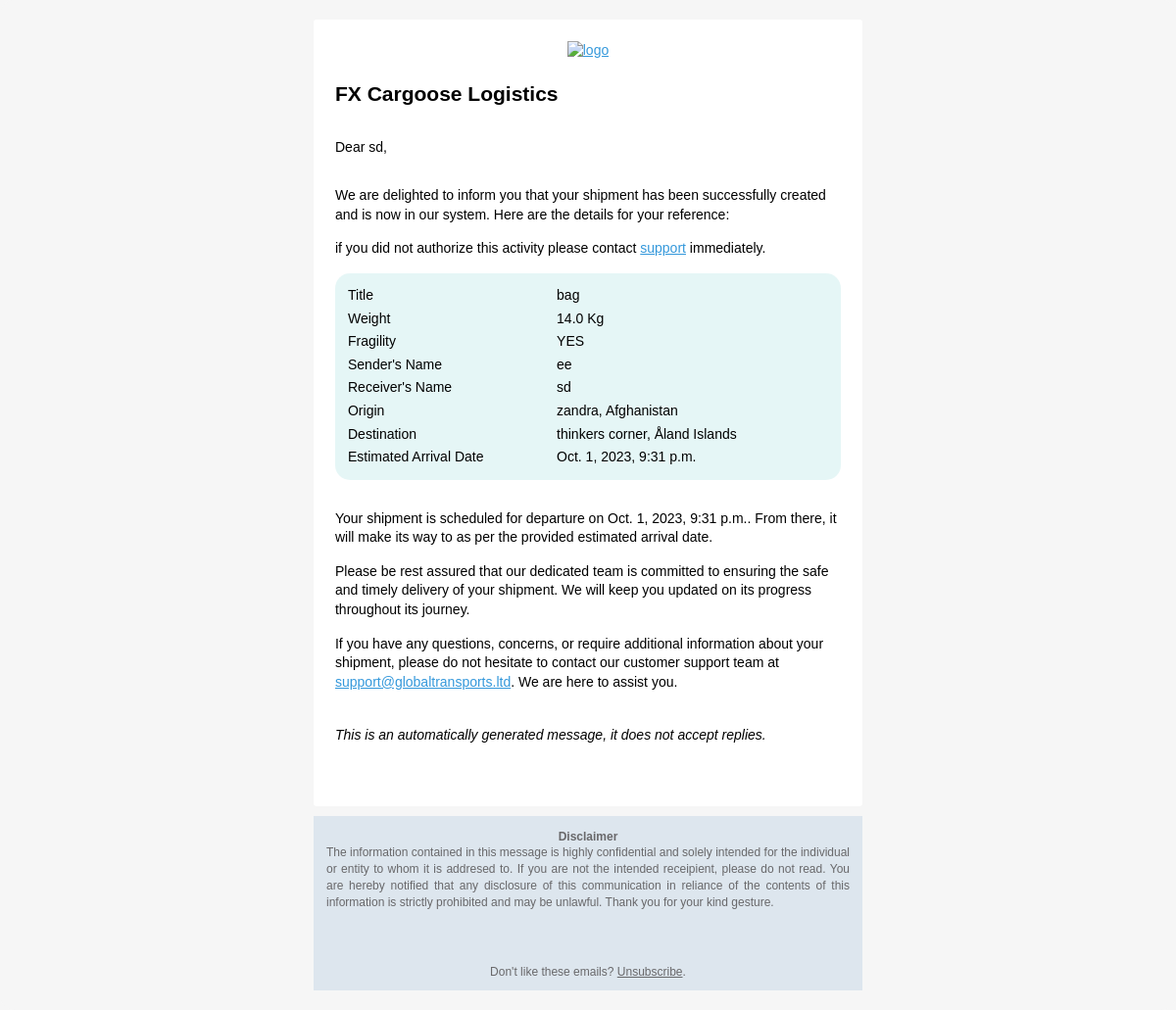
Page /test-template/ on the committed database.
### logistics/models.py (models this page shows, shortened)
class Shipment(models.Model) :
    def get_tracking_number() :
        tracking_number =  ''.join(filter(str.isdigit,str(uuid.uuid4())))
        return tracking_number[:8]
    package_name = models.CharField(max_length=50)
    weight = models.FloatField(help_text="in kg")   #in kg
    tracking_number = models.CharField(default= get_tracking_number, max_length=20,blank = True)
    is_fragile = models.BooleanField(default=False)
    is_paid = models.BooleanField(default=False,blank = True)
    shipment_fee = models.DecimalField(decimal_places=2,max_digits=100,help_text = "in dollars($)")
    source_country = models.ForeignKey(Country,on_delete = models.CASCADE,related_name="shipment_source")
    source_address = models.CharField(max_length = 200)
    destination_country = models.ForeignKey(Country,on_delete = models.CASCADE,related_name = "shipment_destination")
    destination_address = models.CharField(max_length = 200)
    sender_name = models.CharField(max_length = 40)
    sender_address = models.CharField(max_length = 200)
    sender_phone_number = models.CharField(max_length = 20)
    sender_email = models.EmailField()
    receiver_name = models.CharField(max_length = 50)
    receiver_address = models.CharField(max_length = 200)
    receiver_phone_number = models.CharField(max_length = 20)
    receiver_email = models.EmailField()
    date = models.DateTimeField(auto_now_add = True)
    _estimated_arrival_date = models.DateTimeField(null=True,blank=True)
    _estimated_departure_date = models.DateTimeField( blank=True,null=True)
    @property
    def fragility(self) :
        return "YES" if self.is_fragile else "NO"
    @property
    def origin(self) :
        return "{}, {}".format(self.source_address,self.source_country)
    @property
    def destination(self) :
        return "{}, {}".format(self.destination_address,self.destination_country)
    @property
    def estimated_arrival_date(self) :
        return self._estimated_arrival_date or self._estimated_arrival_date  +  timezone.timedelta(weeks=3)
    @property
    def estimated_departure_date(self) :
        return self._estimated_departure_date or self.date  +  timezone.timedelta(days=2)

### core/models.py (models this page shows)
class Country(models.Model) :
    name = models.CharField(max_length=20)
    short_name = models.CharField(max_length=5)
    def __str__(self) :
        return self.name

### core/views.py (the view)
# urls.py: path("test-template/",views.TestTemplate.as_view(),name = "test-template")
class TestTemplate(TemplateView) :
    template_name = "shipment-created-mail.html"
    def get_context_data(self, **kwargs)  :
        ctx = super(TestTemplate,self).get_context_data(**kwargs)
        from logistics.models import StatusLog,TransitLog
        log = TransitLog.objects.first()
        ctx['transit_log'] = log
        ctx['shipment'] = log.shipment
        return ctx

### core/templates/email/logistics/shipment-created-mail.html (shortened to what this page needs)
{% extends 'base-mail.html' %}
{% load static %}
{% load humanize %}
{% load vocabulary %}
{% block content %}
<tr>
  <td>
    <h2 style="text-align:left"><b>{{site_name}} Logistics</b></h2>
    <strong>
      <h4>Dear {{shipment.receiver_name}},</h4>
    </strong>
    <p>
      We are delighted to inform you that your shipment has been successfully created and is now in our system. Here are the details for your reference:
    </p>
    <p>
      if you did not authorize this activity please  contact
      <a href="mailto:support@globaltransports.ltd">support</a> immediately.
    </p>
    <table style="background-color: #00A9A41A; margin-bottom:30px;padding:10px">
      <tbody style="color: #000000;">
          <td>Title</td>
          <td>{{shipment.package_name}}</td>
        </tr>
         <tr>
          <td>Weight</td>
          <td>{{shipment.weight }} Kg</td>
        </tr>
         <tr>
          <td>Fragility</td>
          <td>{{shipment.fragility}}</td>
        </tr>
         <tr>
          <td>Sender's Name</td>
          <td>{{shipment.sender_name}}</td>
        </tr>
         <tr>
          <td>Receiver's Name</td>
          <td>{{shipment.receiver_name}}</td>
        </tr>
        <tr>
          <td>Origin</td>
          <td>{{shipment.origin}}</td>
        </tr>
         <tr>
          <td>Destination</td>
          <td>{{shipment.destination}}</td>
        </tr>
        <tr>
          <td>Estimated Arrival Date</td>
          <td>{{shipment.estimated_arrival_date}}</td>
        </tr>
    </table>
    <p>
      Your shipment is scheduled for departure on {{shipment.estimated_departure_date}}. From there, it will make its way to {{self.destination}} as per the provided estimated arrival date.
    </p>
    <p>
      Please be rest assured that our dedicated team is committed to ensuring the safe and timely delivery of your shipment. We will keep you updated on its progress throughout its journey.
    </p>
    <p>
      If you have any questions, concerns, or require additional information about your shipment, please do not hesitate to contact our customer support team at <a href="mailto:support@globaltransports.ltd">support@globaltransports.ltd</a>. We are here to assist you.
    </p>
    <br>
    <i>This is an automatically generated message, it does not accept replies.</i>
  </td>
</tr>
{% endblock %}

### core/templates/email/base-mail.html (style rules this page uses)
body { background-color: #f6f6f6; font-family: sans-serif; -webkit-font-smoothing: antialiased; font-size: 14px; line-height: 1.4; margin: 0; padding: 0; -ms-text-size-adjust: 100%; -webkit-text-size-adjust: 100%; color: #000000; }
table { border-collapse: separate; mso-table-lspace: 0pt; mso-table-rspace: 0pt; width: 100%; border-radius: 15px; }
table td { font-family: sans-serif; font-size: 14px; vertical-align: top; }
h1, h2, h3, h4 { color: #000000; font-family: sans-serif; font-weight: 400; line-height: 1.4; margin: 0; margin-bottom: 30px; }
p, ul, ol { font-family: sans-serif; font-size: 14px; font-weight: normal; margin: 0; margin-bottom: 15px; }
a { color: #3498db; text-decoration: underline; }
p { color: #000000 }

### rows in the picture
Shipment: receiver_name "sd", package_name "bag", weight "14.0", fragility "YES", sender_name "ee", origin "zandra, Afghanistan", destination "thinkers corner, Åland Islands", estimated_arrival_date "Oct. 1, 2023, 9:31 p.m.", estimated_departure_date "Oct. 1, 2023, 9:31 p.m."

### other values in the picture
{{ site_name }} "FX Cargoose"
